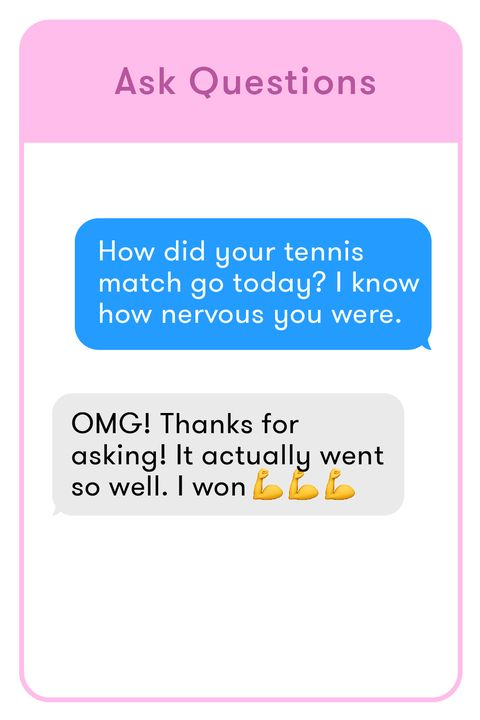
#> input picture 17-story-textingtips-009-1540924976.jpg, 480 x 720 px
$ jupyter execute 'Text From Images.ipynb'
#> lines starting #> are read from the running program, lines starting #| are printed output that depends on the picture; after the words box and inside, x2 and y2 are one past the last pixel; in counts of white or black regions, pixels touching at a corner belong together
## This program is to extract text from the images

[cell 1]
# Importing the necessary libraries
import cv2
import numpy as np

# Reading an image
image = cv2.imread('17-story-textingtips-009-1540924976.jpg')
#> image is the input picture: shape (720, 480, 3); mean B, G, R 244.2, 225, 222.3

# Converting into grayscale from RGB
gray = cv2.cvtColor(image, cv2.COLOR_BGR2GRAY)
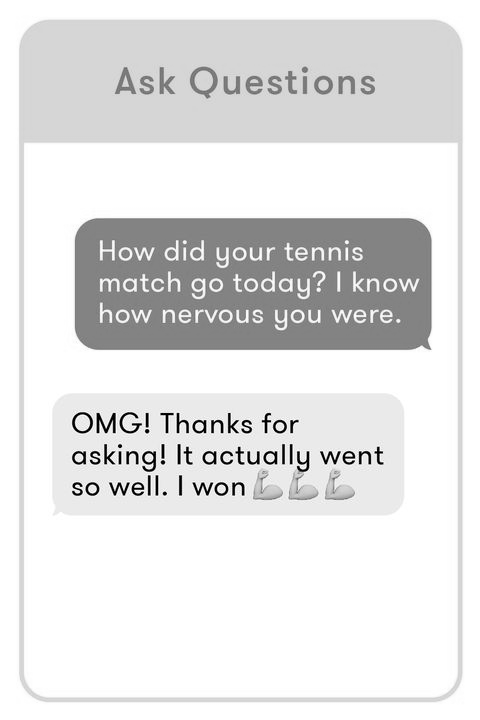
#> gray: shape (720, 480); min 0, max 255, mean 226.4
sharpen_kernel = np.array([[-1,-1,-1], [-1,9,-1], [-1,-1,-1]])
sharpen = cv2.filter2D(gray, -1, sharpen_kernel)
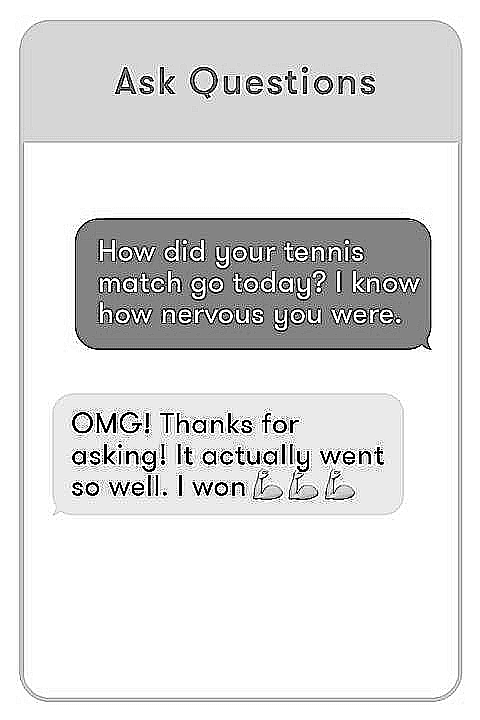
#> sharpen: shape (720, 480); min 0, max 255, mean 222.8
thresh = cv2.threshold(sharpen, 0, 255, cv2.THRESH_BINARY_INV + cv2.THRESH_OTSU)[1]
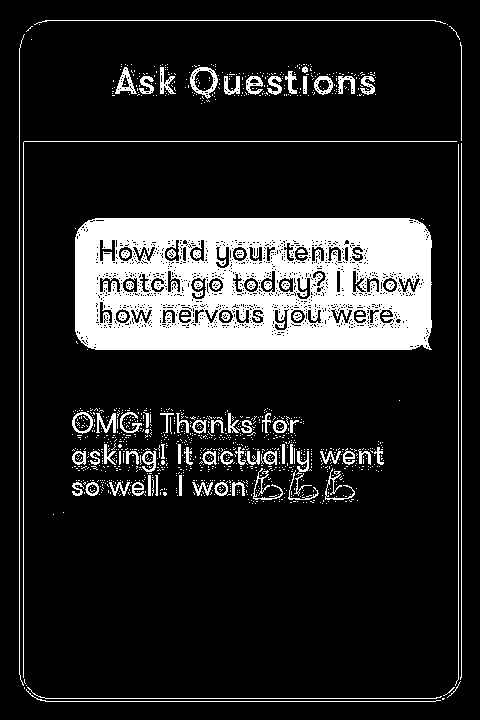
#> thresh: shape (720, 480); 15.2% white; 1196 white regions (1108 under 20 px), largest, box (x1, y1, x2, y2) and area: (75, 218, 432, 350) 38926, (23, 141, 457, 678) 969, (19, 34, 25, 686) 653

kernel = cv2.getStructuringElement(cv2.MORPH_RECT, (3,3))
close = cv2.morphologyEx(thresh, cv2.MORPH_CLOSE, kernel, iterations=1)
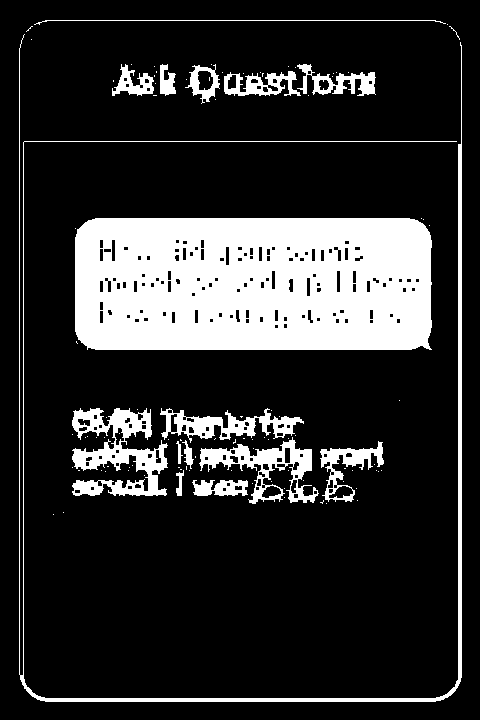
#> close: shape (720, 480); 18.9% white; 104 white regions (88 under 20 px), largest, box (x1, y1, x2, y2) and area: (75, 218, 432, 350) 44399, (19, 34, 462, 702) 5681, (72, 408, 168, 496) 4211
result = 255 - close

# Showing different images
cv2.imshow('sharpen', sharpen)
cv2.imshow('thresh', thresh)
cv2.imshow('close', close)
cv2.imshow('result', result)
cv2.waitKey()
